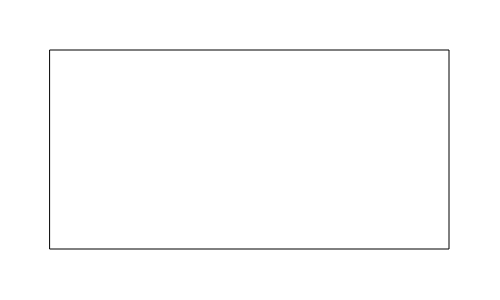
Frame 1 (no input)
Frame 60 (no input): identical to frame 1, image omitted
Frame 120 (the mouse pressed at the canvas centre since frame 60): identical to frame 1, image omitted

The p5.js sketch that drew this single still picture (run headless with seeded random() and noise() and a simulated clock; from frame 60 on, the mouse is pressed at the canvas centre):

// p5.js sketch
// ── sketch.js
let scale = 4;
let h = 300;
let w = 500;
let grid_h = 200;
let grid_w = 400;
let grid_margin = 50;
let grid = new Array(grid_h * grid_w);

let black;
let white;
let green;
let pink;

let r;
let b;
let g;
let y;
let colors = [];

let nodes = [];
let edges = [];
let marginal_points = [];
let visible_edges = [];
let node_mapping = [];
let color_map = new Array(nodes.length).fill(-1);

let lines = [];
let start, end;
let dragging = false;
let stop_updating = false;
let image_loaded = false;
let solve_start;
let solve_stage = -1;

let solveButton, resetButton;

function setup() {
    console.log("Starting up");
    createCanvas(w, h);
    noSmooth();
    frameRate(30);
    dragging = false;
    start = createVector(w / 2, h / 2);

    black = color(0);
    white = color(255);
    green = color(0, 255, 0);
    pink = color(255, 0, 255);

    r = color(226, 4, 27);
    b = color(4, 138, 208);
    g = color(51, 136, 35);
    y = color(250, 234, 4);
    colors = [r, b, g, y];
    solveButton = createButton('Solve');
    solveButton.mousePressed(button_solve);

    resetButton = createButton('Reset');
    resetButton.mousePressed(button_reset);

    // Position the buttons
    solveButton.position(12 + grid_margin, h);
    resetButton.position(346 + grid_margin, h);
}

function checkTime() {
    return (solve_start + solve_stage * 500) < millis();
}

function draw() {
    if (solve_stage >= 0) solve();
    if (stop_updating) {
        update_pixels();
        frameRate(5);
    } else {
        background(255);
        stroke(0);
        fill(255);
        rect(50, 50, grid_w - 1, grid_h - 1);

        for (let i = 0; i < lines.length; i++) {
            let a = lines[i][0];
            let b = lines[i][1];
            drawLine(a.x, a.y, b.x, b.y);
        }

        if (dragging) drawLine(start.x, start.y, end.x, end.y);
    }
}

function drawPoint(x, y) {
    for (let i = 0; i < 3; i++) {
        for (let j = 0; j < 3; j++) {
            let px = x - 1 + i;
            let py = y - 1 + j;
            if (
                px >= grid_margin &&
                px < (grid_w + grid_margin) &&
                py >= grid_margin &&
                py < (grid_h + grid_margin)
            ) {
                point(px, py);
            }
        }
    }
}

function drawLine(x0, y0, x1, y1) {
    let dx = abs(x1 - x0);
    let dy = abs(y1 - y0);
    let sx = x0 < x1 ? 1 : -1;
    let sy = y0 < y1 ? 1 : -1;
    let err = dx - dy;

    while (true) {
        drawPoint(x0, y0);
        if ((x0 === x1) && (y0 === y1)) break;
        let e2 = 2 * err;
        if (e2 > -dy) {
            err -= dy;
            x0 += sx;
        }
        if (e2 < dx) {
            err += dx;
            y0 += sy;
        }
    }
}

function mouseDragged() {
    end = createVector(mouseX, mouseY);
    dragging = true;
}

function mousePressed() {
    start = createVector(mouseX, mouseY);
}

function mouseReleased() {
    dragging = false;
    end = createVector(mouseX, mouseY);
    lines.push([start, end]);
    start = createVector(end.x, end.y);
}

function solve() {
    if (solve_stage === 0) {
        // Loading pixels
        console.log("stage 0");
        console.log("Loading pixels");
        loadPixels();
        for (let y = 0; y < grid_h; y++) {
            for (let x = 0; x < grid_w; x++) {
                let src = (grid_margin + y) * w + x + grid_margin;
                grid[y * grid_w + x] = pixels[src];
            }
        }
        image_loaded = false;
        solve_stage++;
    } else if (solve_stage === 1 && checkTime()) {
        console.log("stage 1");
        solve_stage++;
    } else if (solve_stage === 2) {
        // Analyzing areas & finding nodes
        console.log("stage 2");
        console.log("Analyzing areas and finding nodes");
        findNodes();
        update_pixels();
        console.log("Found a total of " + nodes.length + "areas/nodes");
        solve_stage++;
    } else if (solve_stage === 3 && checkTime()) {
        console.log("stage 3");
        solve_stage++;
    } else if (solve_stage === 4) {
        // Analyzing marginal points & finding edges
        console.log("stage 4");
        console.log("Analyzing marginal points and finding edges");
        findEdges();
        update_pixels();
        console.log("Found a total of " + edges.length + " edges.");
        solve_stage++;
    } else if (solve_stage === 5 && checkTime()) {
        console.log("stage 5");
        solve_stage++;
    } else if (solve_stage === 6) {
        console.log("stage 6");
        console.log("Building & solving graph, stand by...");
        // Building & solving graph
        solveGraph();
        console.log("Finished");
        update_pixels();
        solve_stage++;
    }
}

function fillArea(x, y, c) {
    let n = 0;
    let queue = [];
    queue.push(createVector(x, y));

    while (queue.length > 0) {
        let last = queue.length - 1;
        let p = queue[last];
        queue.pop();
        grid[p.y * grid_w + p.x] = c;
        n++;

        if (checkColor(p.x, p.y + 1, white)) queue.push(createVector(p.x, p.y + 1));
        if (checkColor(p.x, p.y - 1, white)) queue.push(createVector(p.x, p.y - 1));
        if (checkColor(p.x + 1, p.y, white)) queue.push(createVector(p.x + 1, p.y));
        if (checkColor(p.x - 1, p.y, white)) queue.push(createVector(p.x - 1, p.y));
    }
    if (n == 1) {
        grid[y * grid_w + x] = black;
        return false;
    } else {
        return true;
    }
}

function checkColor(x, y, col) {
    if (
        x < 0 ||
        y < 0 ||
        x >= grid_w ||
        y >= grid_h
    ) {
        return false;
    } else if (color(grid[y * grid_w + x]).toString() == col.toString()) {
        return true;
    } else {
        return false
    }
}

function randomColor() {
    return color(random(255), random(255), random(255));
}

function update_pixels() {
    if (!image_loaded) {
        loadPixels();
        for (let y = 0; y < grid_h; y++) {
            for (let x = 0; x < grid_w; x++) {
                let dest = (grid_margin + y) * w + x + grid_margin;
                pixels[dest] = grid[y * grid_w + x];
            }
        }
    }
    updatePixels();
    if (node_mapping.length > 0) {
        for (let y = 0; y < grid_h; y++) {
            for (let x = 0; x < grid_w; x++) {
                let c = grid[y * grid_w + x];
                for (let i = 0; i < node_mapping.length; i++) {
                    let m = node_mapping[i];
                    if (c == m[0]) {
                        grid[y * grid_w + x] = m[1];
                    }
                }
            }
        }
    } else {
        stroke(pink);
        strokeWeight(2);
        let m = grid_margin;
        for (let i = 0; i < marginal_points.length; i++) {
            let node = marginal_points[i];
            for (let j = 0; j < node.length; j++) {
                let p = node[j];
                point(p.x + m, p.y + m);
            }
        }
        stroke(green);
        strokeWeight(4);
        for (let i = 0; i < visible_edges.length; i++) {
            let pts = visible_edges[i];
            line(pts[0].x + m, pts[0].y + m, pts[1].x + m, pts[1].y + m);
        }
    }
    stroke(black);
    strokeWeight(1);
}

function findNodes() {
    for (let y = 0; y < grid_h; y++) {
        for (let x = 0; x < grid_w; x++) {
            console.log(color(grid[grid_w * y + x]).toString());
            if (color(grid[grid_w * y + x]).toString() == white.toString()) {
                let col;
                do {
                    col = randomColor();
                    console.log('Generated color:', col.toString());
                    console.log('nodes.includes(col):', nodes.includes(col));
                    console.log('col.toString() !== black.toString():', col.toString() !== black.toString());
                } while (
                    nodes.includes(col) &&
                    col.toString() !== black.toString()
                );
                if (fillArea(x, y, col)) nodes.push(col);
            }
        }
    }
}

function findEdges() {
    for (let i = 0; i < nodes.length; i++) {
        let c = nodes[i];
        marginal_points.push(findMarginalPoints(c));
    }
    console.log("Found marginal points for all areas");
    for (let i = 0; i < nodes.length; i++) {
        for (let j = i + 1; j < nodes.length; j++) {
            let exitFlag = false;
            let a = marginal_points[i];
            let b = marginal_points[j];

            for (let k = 0; k < a.length; k++) {
                if (exitFlag) break;
                for (let l = 0; l < b.length; l++) {
                    let p0 = a[k];
                    let p1 = b[l];

                    if (dist(p0.x, p0.y, p1.x, p1.y) < 5) {
                        visible_edges.push([
                            createVector(p0.x, p0.y),
                            createVector(p1.x, p1.y),
                        ]);
                        edges.push([i, j]);
                        exitFlag = true;
                        break;
                    }
                }
            }
        }
    }
}

function findMarginalPoints(c) {
    let points = [];

    for (let y = 0; y < grid_h; y++) {
        for (let x = 0; x < grid_w; x++) {
            if (color(grid[grid_w * y + x]).toString() == c.toString()) {
                if (checkColor(x + 1, y, black)) {
                    points.push(createVector(x, y));
                } else if (checkColor(x - 1, y, black)) {
                    points.push(createVector(x, y));
                } else if (checkColor(x, y + 1, black)) {
                    points.push(createVector(x, y));
                } else if (checkColor(x, y - 1, black)) {
                    points.push(createVector(x, y));
                }
            }
        }
    }

    return points;
}

function haveEdge(n0, n1) {
    for (let i = 0; i < edges.length; i++) {
        let e = edges[i];
        if ((e[0] == n0 && e[1] == n1) || (e[0] == n1 && e[1] == n0)) {
            return true;
        }
    }
    return false;
}

function solveGraph() {
    console.log("Calculating valence");
    let valence = new Array(nodes.length).fill(0);
    let maxValence = 0;

    for (let i = 0; i < nodes.length; i++) {
        for (let j = 0; j < edges.length; j++) {
            let e = edges[j];
            if (e[0] == i || e[1] == i) {
                valence[i] += 1;
            }
        }
        if (maxValence < valence[i]) maxValence = valence[i];
    }

    let v = maxValence;
    let sortedNodes = [];
    let nodeMap = [];
    let nodeLookup = new Array(nodes.length).fill(0);

    while (v > 0) {
        for (let i = 0; i < nodes.length; i++) {
            if (valence[i] === v) {
                if (sortedNodes.length === 0)
                    console.log("Node " + i + " has highest valence: " + v);
                sortedNodes.push(nodes[i]);
                nodeMap.push(i);
                nodeLookup[i] = sortedNodes.length - 1;
            }
        }
        v -= 1;
    }

    let nodesBackup = nodes.slice();
    let edgesBackup = edges.slice();

    nodes = sortedNodes;
    let sortedEdges = [];

    for (let i = 0; i < edges.length; i++) {
        let e = edges[i];
        sortedEdges.push([nodeLookup[e[0]], nodeLookup[e[1]]]);
    }

    edges = sortedEdges;

    color_map = new Array(nodes.length).fill(-1);

    for (let c = 0; c < 4; c++) {
        let col = colors[c];

        for (let i = 0; i < nodes.length; i++) {
            if (color_map[i] == -1) {
                let coloringPossible = true;

                for (let j = 0; j < i; j++) {
                    if (color_map[j] == c && haveEdge(i, j)) {
                        coloringPossible = false;
                        break;
                    }
                }

                if (coloringPossible) {
                    node_mapping.push([nodes[i], col]);
                    color_map[i] = c;
                }
            }
        }
    }

    if (node_mapping.length < nodes.length) {
        console.log(
            "Welsh-Powell not successful, could only color " +
            node_mapping.length +
            " out of " +
            nodes.length +
            ". Trying backtracking..."
        );
    } else {
        console.log("Coloring successful with Welsh-Powell algorithm!");
        return;
    }

    // Brute-force with backtracking
    for (let i = 0; i < nodes.length; i++) {
        color_map[i] = -1;
    }

    edges = edgesBackup.slice();
    nodes = nodesBackup.slice();
    let level = new Array(nodes.length).fill(0);

    node_mapping = [];

    color_map[0] = 0;
    let j = 1;
    let start = millis();

    while (j < nodes.length) {
        level[j] += 1;
        if (millis() - start > 10 * 1000) {
            break;
        }
        let successful = false;
        for (let c = color_map[i] + 1; c < 4; c++) {
            console.log("Trying color " + c);
            if (!color_connected(i, c)) {
                color_map[i] = c;
                for (let k = j + 1; k < nodes.length; k++) {
                    color_map[k] = -1;
                }
                successful = true;
                break;
            }
        }
        if (color_map[j] == -1 || !successful) {
            j -= 1;
        } else {
            j += 1;
        }
    }
    let missing = 0;
    for (let i = 0; i < nodes.length; i++) {
        if (color_map[i] == -1) {
            missing += 1;
        } else {
            node_mapping.push([nodes[i], colors[color_map[i]]]);
        }
    }
}

function color_connected(n, c) {
    for (let i = 0; i < edges.length; i++) {
        let e = edges[i];
        if ((n == e[0] && color_map[e[1]] == c) || (n == e[1] && color_map[e[0]] == c)) {
            return true;
        }
    }
    return false;
}

function button_solve() {
    solve_start = millis();
    solve_stage = 0;
    stop_updating = true;
}

function button_reset() {
    frameRate(30);
    lines = [];
    stop_updating = false;
    image_loaded = false;
    // document.getElementById("data").innerHTML = '';
    // document.getElementById("log").innerHTML = '';
    nodes = [];
    edges = [];
    visible_edges = [];
    marginal_points = [];
    node_mapping = [];
}
